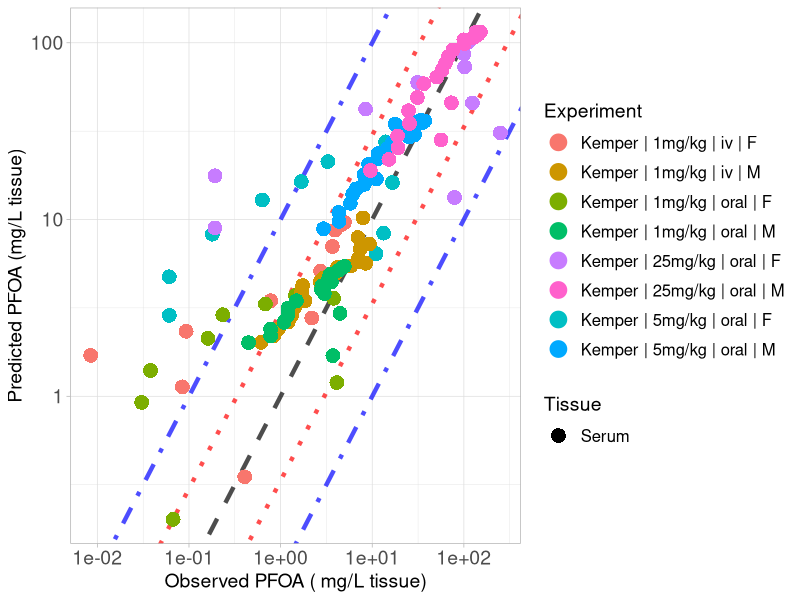

Here is the R script that generated this plot:
library(ggplot2)

#setwd("C:/Users/ptsir/Documents/GitHub/PFAS_PBK_models/PFOA inhalation Rat/Validation/Validation_results")
setwd("/Users/user/Documents/GitHub/PFAS_PBK_models/PFOA inhalation Rat/Validation/Validation_permeability")

# Load Results 

# 
Kemper_serum_results <- read.csv("Kemper_2003_serum_results.csv", header = T)
Kemper_iv_F_1 <- Kemper_serum_results[Kemper_serum_results$Dose == 1 & Kemper_serum_results$Type == "iv" &
                               Kemper_serum_results$sex == "F", ]
Kemper_iv_F_1$Experiment <- "Kemper | 1mg/kg | iv | F"

Kemper_oral_F_1 <- Kemper_serum_results[Kemper_serum_results$Dose == 1 & Kemper_serum_results$Type == "oral" &
                                 Kemper_serum_results$sex == "F", ]
Kemper_oral_F_1$Experiment <- "Kemper | 1mg/kg | oral | F"

Kemper_oral_F_5 <- Kemper_serum_results[Kemper_serum_results$Dose == 5 & Kemper_serum_results$Type == "oral" &
                                 Kemper_serum_results$sex == "F", ]
Kemper_oral_F_5$Experiment <- "Kemper | 5mg/kg | oral | F"
Kemper_oral_F_25 <- Kemper_serum_results[Kemper_serum_results$Dose == 25 & Kemper_serum_results$Type == "oral" &
                                  Kemper_serum_results$sex == "F", ]
Kemper_oral_F_25$Experiment <- "Kemper | 25mg/kg | oral | F"

Kemper_iv_M_1 <- Kemper_serum_results[Kemper_serum_results$Dose == 1 & Kemper_serum_results$Type == "iv" &
                               Kemper_serum_results$sex == "M", ]
Kemper_iv_M_1$Experiment <- "Kemper | 1mg/kg | iv | M"

Kemper_oral_M_1 <- Kemper_serum_results[Kemper_serum_results$Dose == 1 & Kemper_serum_results$Type == "oral" &
                                 Kemper_serum_results$sex == "M", ]
Kemper_oral_M_1$Experiment <- "Kemper | 1mg/kg | oral | M"

Kemper_oral_M_5 <- Kemper_serum_results[Kemper_serum_results$Dose == 5 & Kemper_serum_results$Type == "oral" &
                                 Kemper_serum_results$sex == "M", ]
Kemper_oral_M_5$Experiment <- "Kemper | 5mg/kg | oral | M"
Kemper_oral_M_25 <- Kemper_serum_results[Kemper_serum_results$Dose == 25 & Kemper_serum_results$Type == "oral" &
                                  Kemper_serum_results$sex == "M", ]
Kemper_oral_M_25$Experiment <- "Kemper | 25mg/kg | oral | M"
# 
# Kudo_high <- Kudo_results[Kudo_results$Dose == 16.560, ] 
# Kudo_high$Experiment <-  "Kudo | 16mg/kg | iv"
# 
# Kim_results <- read.csv("Kim_results.csv", header = T)
# Kim_iv <- Kim_results[Kim_results$Type == "iv",]
# Kim_iv$Experiment <-  "Kim | 1mg/kg | iv"
# 
# Kim_oral <- Kim_results[Kim_results$Type == "oral",]
# Kim_oral$Experiment <-  "Kim | 1mg/kg | oral"


Experiment <- scales::hue_pal()(8)

names(Experiment) <- unique(c( Kemper_iv_F_1$Experiment, Kemper_iv_M_1$Experiment,
                              Kemper_oral_F_1$Experiment,Kemper_oral_M_1$Experiment, Kemper_oral_F_5$Experiment, 
                               
                               Kemper_oral_M_5$Experiment,  Kemper_oral_F_25$Experiment, Kemper_oral_M_25$Experiment))



scatter_plot <- ggplot()+
  geom_abline(intercept = log10(1), slope = 1, linetype = "dashed", color = "black", linewidth = 1.5, alpha = 0.7) +  # Identity line in log10 scale
  geom_abline(intercept = log10(3), slope = 1, linetype = "dotted", color = "red", linewidth = 1.5, alpha = 0.7) +  # +3-fold error line
  geom_abline(intercept = log10(1/3), slope = 1, linetype = "dotted", color = "red", linewidth = 1.5, alpha = 0.7) +  # -3-fold error line
  geom_abline(intercept = log10(10), slope = 1, linetype = "dotdash", color = "blue", linewidth = 1.5, alpha = 0.7) +  # +10-fold error line
  geom_abline(intercept = log10(1/10), slope = 1, linetype = "dotdash", color = "blue", linewidth = 1.5, alpha = 0.7) +  # -10-fold error line
  geom_point(data = Kemper_iv_F_1, aes(x=Observed, y=Predicted, color = Experiment, shape = Tissue), size=4, stroke = 1.5)+
  geom_point(data = Kemper_oral_F_1, aes(x=Observed, y=Predicted, color = Experiment, shape = Tissue), size=4, stroke = 1.5)+
  geom_point(data = Kemper_oral_F_5, aes(x=Observed, y=Predicted, color = Experiment, shape = Tissue), size=4, stroke = 1.5)+
  geom_point(data = Kemper_oral_F_25, aes(x=Observed, y=Predicted, color = Experiment, shape = Tissue), size=4, stroke = 1.5)+
  geom_point(data = Kemper_iv_M_1, aes(x=Observed, y=Predicted, color = Experiment, shape = Tissue), size=4, stroke = 1.5)+
  geom_point(data = Kemper_oral_M_1, aes(x=Observed, y=Predicted, color = Experiment, shape = Tissue), size=4, stroke = 1.5)+
  geom_point(data = Kemper_oral_M_5, aes(x=Observed, y=Predicted, color = Experiment, shape = Tissue), size=4, stroke = 1.5)+
  geom_point(data = Kemper_oral_M_25, aes(x=Observed, y=Predicted, color = Experiment, shape = Tissue), size=4, stroke = 1.5)+
  scale_y_log10()+
  scale_x_log10()+
  scale_color_manual(values = Experiment)+
  theme(legend.spacing.y = unit(1, 'cm')) +
  guides(fill = guide_legend(byrow = TRUE))+
  theme_light()+
  labs(y = "Predicted PFOA (mg/L tissue)",
       x = "Observed PFOA ( mg/L tissue)")+
  theme(plot.title = element_text(hjust = 0.5),
        legend.key.size = unit(0.75, 'cm'),  
        legend.title = element_text(size=14),
        legend.text = element_text(size=12,  hjust = 0),
        axis.text = element_text(size = 14),
        axis.title = element_text(size = 14),
        )

#print(scatter_plot)

ggsave("validation_plot_PFOA_serum.png", scatter_plot, width = 11, height = 7, units = "in", dpi = 300)
